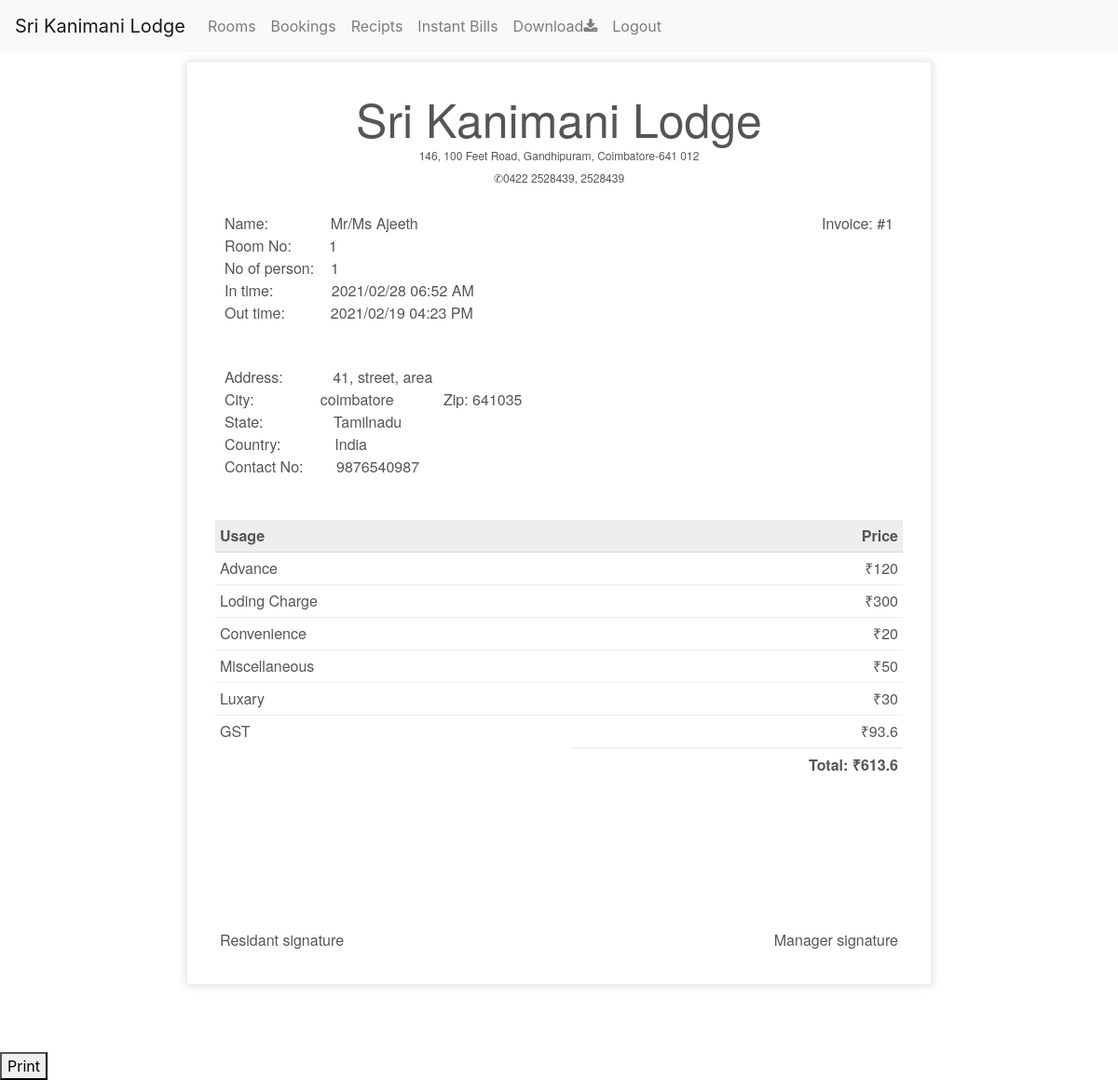
/bill/print/1 (signed in), run on the app's committed database.
### models.py (models this page shows, shortened)
class CustomDBModel(db.Model):
	__abstract__ = True

class Customer(CustomDBModel):
	id = db.Column(db.Integer , primary_key=True , autoincrement=True)
	name = db.Column(db.Integer, nullable=False)
	count = db.Column(db.Integer, nullable=False, default = 1)
	address1 = db.Column(db.String(200), nullable=True)
	address2 = db.Column(db.String(200), nullable=True)
	city = db.Column(db.String(100), nullable=True)
	country = db.Column(db.String(60), nullable=True)
	state = db.Column(db.String(60), nullable=True)
	zip_code = db.Column(db.String(30), nullable=True)
	contact_no = db.Column(db.String(20), nullable=True)
	created_by = db.Column(db.Integer, nullable=True)

class Bill(CustomDBModel):
	id = db.Column(db.Integer , primary_key=True , autoincrement=True)
	room_id = db.Column(db.Integer, nullable=False)
	customer_id = db.Column(db.Integer, nullable=False)
	in_time = db.Column(db.DateTime, nullable=False)
	out_time =  db.Column(db.DateTime, nullable=True)
	advance = db.Column(db.Integer, nullable=True)
	miscellaneous = db.Column(db.Integer, nullable=True)
	luxary = db.Column(db.Integer, nullable=True)
	charge = db.Column(db.Integer, nullable=True)
	extra_charge = db.Column(db.Integer, nullable=True)
	gst = db.Column(db.Integer, nullable=True)
	total = db.Column(db.Integer, nullable=True)
	closed = db.Column(db.Boolean, default=False)
	created_by = db.Column(db.Integer, nullable=True)

### bills.py (the view)
@bill_blueprint.route('/bill/print/<int:id>')
@login_required
def print_bill(id):
	bill = Bill.query.filter_by(id=id).first()
	data = DictToObject(**all_bill_data(bill))
	return render_template('print_bill.html', data=data)

### models.py (called while the page is built)
	def is_admin(self):
		return current_user.email in app.config['ADMIN_USERS']

### templates/print_bill.html (shortened to what this page needs)
{% extends 'base.html' %}
{% block body %}
<div style="margin-top: 10px;">
    <div id="printable">
<div class="invoice-box" id='invoice-div'>
    <table cellpadding="0" cellspacing="0">
        <p style="text-align: center; margin-top: 30px; font-family: 'Helvetica Neue', 'Helvetica', Helvetica, Arial, sans-serif;">
            <span style="font-size: 50px;line-height: 0px;">Sri Kanimani Lodge</span><br>
            <span style="font-size: 12px;line-height: 0px;">
                146, 100 Feet Road, Gandhipuram, Coimbatore-641 012<br>
                ✆0422 2528439, 2528439
            </span>
        </p>
        <tr class="information">
            <td colspan="2">
                <table>
                    <tr>
                        <td>
                            Name:&nbsp&nbsp&nbsp&nbsp&nbsp&nbsp&nbsp&nbsp&nbsp&nbsp&nbsp&nbsp&nbsp&nbsp Mr/Ms {{data.name}}<br>
                            Room No: &nbsp&nbsp&nbsp&nbsp&nbsp&nbsp&nbsp&nbsp{{data.room_no}}<br>
                            No of person: &nbsp&nbsp&nbsp{{data.no_of_person}}<br>
                            In time: &nbsp&nbsp&nbsp&nbsp&nbsp&nbsp&nbsp&nbsp&nbsp&nbsp&nbsp&nbsp&nbsp{{data.in_time}}<br>
                            Out time: &nbsp&nbsp&nbsp&nbsp&nbsp&nbsp&nbsp&nbsp&nbsp&nbsp{{data.out_time}}
                        </td>
                        <td>
                            Invoice: #{{data.id}}<br>
                            {{curent_time}}<br>
                        </td>
                    </tr>
                    <tr>
                        <td>
                            Address:&nbsp&nbsp&nbsp&nbsp&nbsp&nbsp&nbsp&nbsp&nbsp&nbsp&nbsp {{data.address1}}, {{data.address2}}<br>
                            City: &nbsp&nbsp&nbsp&nbsp&nbsp&nbsp&nbsp&nbsp&nbsp&nbsp&nbsp&nbsp&nbsp&nbsp&nbsp{{data.city}} &nbsp&nbsp&nbsp&nbsp&nbsp&nbsp&nbsp&nbsp&nbsp&nbsp Zip: {{data.zip}}<br>
                            State: &nbsp&nbsp&nbsp&nbsp&nbsp&nbsp&nbsp&nbsp&nbsp&nbsp&nbsp&nbsp&nbsp&nbsp&nbsp&nbsp{{data.state}} <br>
                            Country: &nbsp&nbsp&nbsp&nbsp&nbsp&nbsp&nbsp&nbsp&nbsp&nbsp&nbsp&nbsp{{data.country}}<br>
                            Contact No: &nbsp&nbsp&nbsp&nbsp&nbsp&nbsp&nbsp{{data.contact_number}}
                        </td>
                    </tr>
                </table>
            </td>
        </tr>
        <tr class="heading">
            <td>
                Usage
            </td>
            <td>
                Price
            </td>
        </tr>
        <tr class="item">
            <td>
                Advance
            </td>
            <td>
                ₹{{data.advance}}
            </td>
        </tr>
        <tr class="item">
            <td>
                Loding Charge
            </td>
            <td>
                ₹{{data.cost}}
            </td>
        </tr>
        <tr class="item">
            <td>
                Convenience
            </td>
            <td>
                ₹{{data.extra_cost}}
            </td>
        </tr>
        <tr class="item">
            <td>
                Miscellaneous
            </td>
            <td>
                ₹{{data.miscellaneous}}
            </td>
        </tr>
        <tr class="item">
            <td>
                Luxary
            </td>
            <td>
                ₹{{data.luxary}}
            </td>
        </tr>
        <tr class="item last">
            <td>
                GST
            </td>
            <td>
                ₹{{data.gst}}
            </td>
        </tr>
        <tr class="total">
            <td></td>
            <td>
                Total: ₹{{data.total}}
            </td>
        </tr>
    </table>
    <table>
        <tr>
            <td>
                <br><br><br><br><br><br>
            </td>
            <td>
                <br><br><br><br><br><br>
            </td>
        </tr>
        <tr>
            <td>
                Residant signature
            </td>
            <td>
                Manager signature
            </td>
        </tr>
    </table>
</div>
</div>
</div>
<br><br><br>
<button class="noPrint" id="PrintButton" onclick="print_bill()">Print</button>
{% endblock %}

### templates/base.html (shortened to what this page needs)
<!DOCTYPE html>
<html lang="en">
<head>
 <link rel="stylesheet" type="text/css" href="{{ url_for('static', filename='css/bs4_1_3.css') }}">
  <link rel="stylesheet" href="https://cdnjs.cloudflare.com/ajax/libs/font-awesome/4.7.0/css/font-awesome.min.css">
</head>
<body>
  <nav class="navbar navbar-expand-lg navbar-light bg-light">
    <a class="navbar-brand" href="#">Sri Kanimani Lodge</a>
    <div class="collapse navbar-collapse" id="navbarNavDropdown">
      <ul class="navbar-nav">
        <li class="nav-item">
          <a class="nav-link" href="/">Rooms</a>
        </li>
        <li class="nav-item">
          <a class="nav-link" href="/bill">Bookings</a>
        </li>
        <li class="nav-item">
          <a class="nav-link" href="/bill/old">Recipts</a>
        </li>
        <li class="nav-item">
          <a class="nav-link" href="/bill/custom">Instant Bills</a>
        </li>
        {% if current_user.is_authenticated %}
        <li class="nav-item">
          <a class="nav-link" href="/lodge_data.csv">Download<i class="fa fa-download"></i></a>
        </li>
        {% endif %}
        {% if current_user.is_authenticated %}
        <li class="nav-item">
          <a class="nav-link" href="/logout">Logout</i></a>
        </li>
        {% endif %}
      </ul>
    </div>
  </nav>
  {% block body %}
  {% endblock %}
</body>
</html>

### templates/print_bill.html (style rules this page uses)
.invoice-box { max-width: 800px; margin: auto; padding: 30px; border: 1px solid #eee; box-shadow: 0 0 10px rgba(0, 0, 0, .15); font-size: 16px; line-height: 24px; font-family: 'Helvetica Neue', 'Helvetica', Helvetica, Arial, sans-serif; color: #555; }
.invoice-box table { width: 100%; line-height: inherit; text-align: left; }
.invoice-box table td { padding: 5px; vertical-align: top; }
.invoice-box table tr td:nth-child(2) { text-align: right; }
.invoice-box table tr.information table td { padding-bottom: 40px; }
.invoice-box table tr.heading td { background: #eee; border-bottom: 1px solid #ddd; font-weight: bold; }
.invoice-box table tr.item td { border-bottom: 1px solid #eee; }
.invoice-box table tr.item.last td { border-bottom: none; }
.invoice-box table tr.total td:nth-child(2) { border-top: 2px solid #eee; font-weight: bold; }

### data on the page
Customer: name "Ajeeth", address1 "41, street", address2 "area", city "coimbatore", zip "641035", state "Tamilnadu", country "India", contact_number "9876540987"
Bill: cost "300", gst "93.6", total "613.6"

### other printed values
{{ data.room_no }} "1"
{{ data.no_of_person }} "1"
{{ data.in_time }} "2021/02/28 06:52 AM"
{{ data.out_time }} "2021/02/19 04:23 PM"
{{ data.id }} "1"
{{ data.advance }} "120"
{{ data.extra_cost }} "20"
{{ data.miscellaneous }} "50"
{{ data.luxary }} "30"
